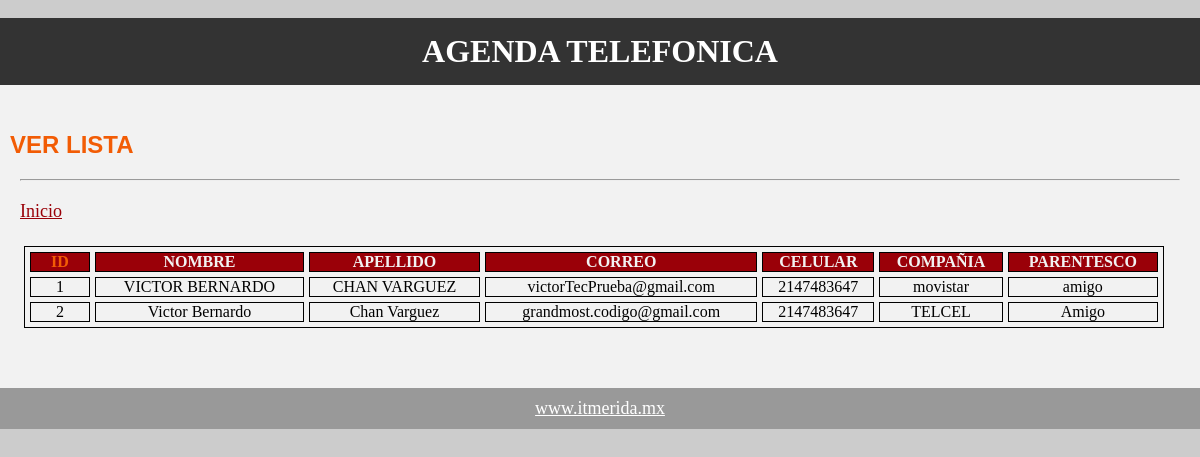
Page /login/verLista.php on the committed database.
### tables this page shows
CREATE TABLE `agenda` (
  `id` int(11) NOT NULL,
  `nombre` varchar(25) DEFAULT NULL,
  `apellido` varchar(25) DEFAULT NULL,
  `correo` varchar(35) DEFAULT NULL,
  `celular` int(13) DEFAULT NULL,
  `compania` varchar(8) DEFAULT NULL,
  `parentesco` varchar(10) DEFAULT NULL
);

### login/verLista.php (the view, shortened to what this page needs)
<!DOCTYPE html>
<html lang="en">
<head>
    <link rel="stylesheet" href="../style.css">
</head>
<body>
    <div class="ancho">
        <?php
            include 'headerA.php';
            require "conexion.php";
        ?>
        <main>
            <h2 class="tituloMain">VER LISTA</h2>
            <hr>
            <div class="opciones1">
                <a id="inicioR" href="../index.php">Inicio</a>
            </div>
            <table>
                <tr>
                    <th class="id-element">ID</th>
                    <th>NOMBRE</th>
                    <th>APELLIDO</th>
                    <th>CORREO</th>
                    <th>CELULAR</th>
                    <th>COMPAÑIA</th>
                    <th>PARENTESCO</th>
                </tr>
                <?php
                    $todos_usuarios = "SELECT * FROM agenda ORDER BY id ASC";
                    $resultado = mysqli_query($conectar, $todos_usuarios);
                    while($row = mysqli_fetch_assoc($resultado)){
                ?>
                <tr>
                    <td><?php echo $row['id'];?></td>
                    <td><?php echo $row['nombre'];?></td>
                    <td><?php echo $row['apellido'];?></td>
                    <td><?php echo $row['correo'];?></td>
                    <td><?php echo $row['celular'];?></td>
                    <td><?php echo $row['compania'];?></td>
                    <td><?php echo $row['parentesco'];?></td>
                </tr>
                <?php
                    }
                ?>
            </table>
        </main>
        <?php
            include 'footerA.php';
        ?>
    </div>
</body>
</html>

### login/headerA.php
<header>
    <h1>AGENDA TELEFONICA</h1>
</header>

### login/footerA.php
<footer>
    <p><a href="#">www.itmerida.mx</a></p>
</footer>

### style.css (style rules this page uses)
:root { --blanco: #F2F2F2; --rojo: #9A0008; --gris: #CCCCCC; --gris2: #999999; --naranja: #F25C05; --negro: #333333; }
* { margin: 0; padding: 0; box-sizing: border-box; }
body { background-color: var(--gris); }
.ancho { max-width: 1200px; margin: 1.5% auto; text-align: center; }
header { background-color: var(--negro); color: white; padding: 15px 0px; }
main { padding: 3% 0%; background-color: var(--blanco); }
h2 { color: var(--naranja); margin: 10px; }
footer { background-color: var(--gris2); padding: 10px; }
footer a,p { color: white; font-size: 18px; }
.tituloMain { font-family: Arial, Helvetica, sans-serif; text-align: left; }
hr { margin: 20px; }
.opciones1 { text-align: left; }
.opciones1 a { margin: 20px; font-size: 18px; color: var(--rojo); }
table { margin: 2%; border: 2px solid red; width: 95%; border-spacing: 5px; border: 1px solid black; }
table th { background-color: var(--rojo); color: var(--blanco); font-weight: bold; }
table th, table td { border: 1px solid black; }
.id-element { color: var(--naranja); width: 60px; }

### rows in the picture
agenda: id "1", nombre "VICTOR BERNARDO", apellido "CHAN VARGUEZ", correo "victorTecPrueba@gmail.com", celular "2147483647", compania "movistar", parentesco "amigo"
agenda: id "2", nombre "Victor Bernardo", apellido "Chan Varguez", correo "grandmost.codigo@gmail.com", celular "2147483647", compania "TELCEL", parentesco "Amigo"
